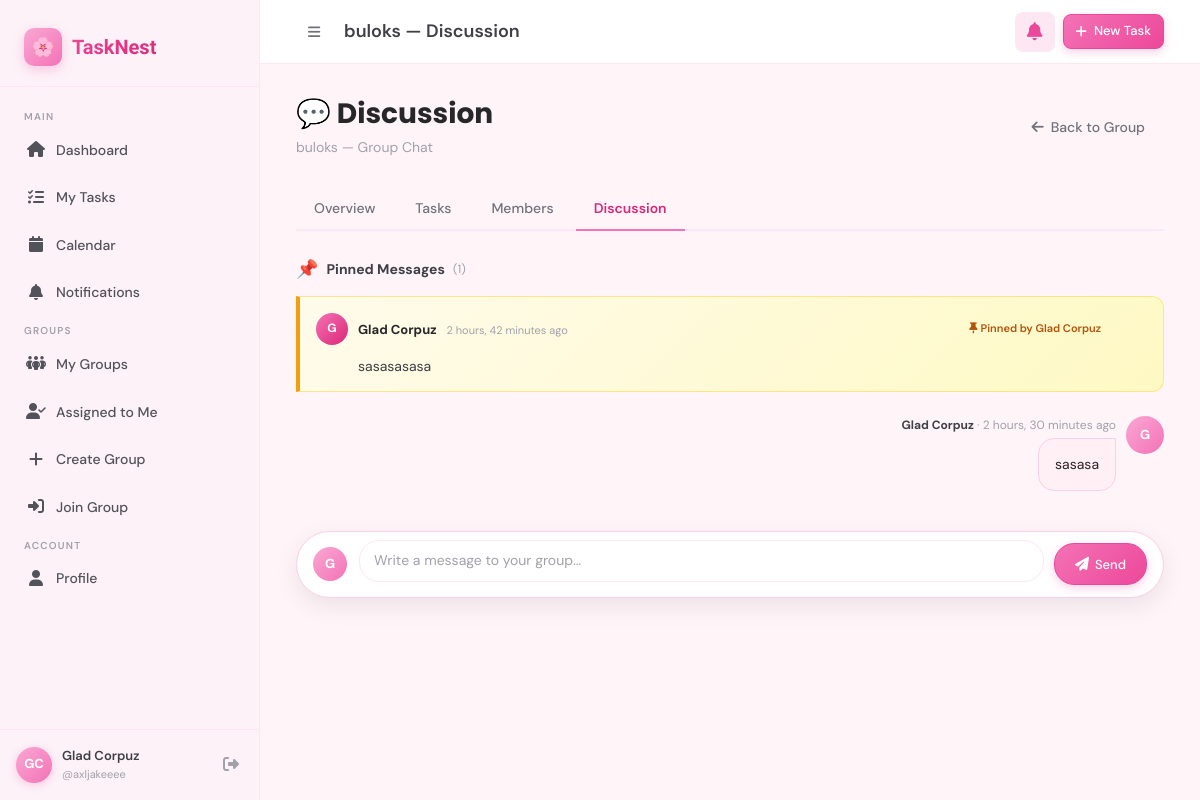
Page /groups/1/discussion/ (signed in) on the committed database.
### accounts/models.py (models this page shows, shortened)
class Profile(models.Model):
    user = models.OneToOneField(User, on_delete=models.CASCADE, related_name='profile')
    avatar_color = models.CharField(max_length=20, default='#f9a8d4')
    bio = models.TextField(blank=True)
    created_at = models.DateTimeField(auto_now_add=True)
    def get_initials(self):
        name = self.user.get_full_name()
        if name:
            parts = name.split()
            return ''.join([p[0].upper() for p in parts[:2]])
        return self.user.username[:2].upper()

### groups_app/models.py (models this page shows, shortened)
class Group(models.Model):
    name = models.CharField(max_length=100)
    description = models.TextField(blank=True)
    created_by = models.ForeignKey(User, on_delete=models.CASCADE, related_name='created_groups')
    invite_code = models.CharField(max_length=12, unique=True, editable=False)
    created_at = models.DateTimeField(auto_now_add=True)
    cover_color = models.CharField(max_length=20, default='#fda4af')
    class Meta:
        ordering = ['-created_at']

class Message(models.Model):
    discussion = models.ForeignKey(Discussion, on_delete=models.CASCADE, related_name='messages')
    author = models.ForeignKey(User, on_delete=models.CASCADE, related_name='group_messages')
    content = models.TextField()
    is_pinned = models.BooleanField(default=False)
    pinned_by = models.ForeignKey(
        User, on_delete=models.SET_NULL, null=True, blank=True, related_name='pinned_messages'
    )
    parent = models.ForeignKey(
        'self', on_delete=models.CASCADE, null=True, blank=True, related_name='replies'
    )
    created_at = models.DateTimeField(auto_now_add=True)
    updated_at = models.DateTimeField(auto_now=True)
    class Meta:
        ordering = ['-is_pinned', 'created_at']

### groups_app/views.py (the view, shortened to what this page needs)
# urls.py: path('<int:pk>/discussion/', views.discussion_view, name='discussion'),
@login_required
def discussion_view(request, pk):
    group = get_object_or_404(Group, pk=pk)
    membership = _get_membership(request.user, group)
    if not membership:
        return redirect('group_list')
    discussion, _ = Discussion.objects.get_or_create(group=group)
    pinned = Message.objects.filter(
        discussion=discussion, is_pinned=True, parent=None
    ).select_related('author').order_by('created_at')
    all_messages = Message.objects.filter(
        discussion=discussion, parent=None
    ).select_related('author').prefetch_related(
        'replies', 'replies__author'
    ).order_by('created_at')
    main_messages = all_messages.filter(is_pinned=False)
    form = MessageForm()
    reply_form = ReplyForm()
    context = {
        'group': group,
        'membership': membership,
        'is_admin': membership.role == 'admin',
        'pinned_messages': pinned,
        'main_messages': main_messages,
        'form': form,
        'reply_form': reply_form,
    }
    return render(request, 'groups_app/discussion.html', context)

### groups_app/forms.py
class MessageForm(forms.ModelForm):
    class Meta:
        model = Message
        fields = ['content']
        widgets = {
            'content': forms.Textarea(attrs={
                'class': 'form-control',
                'rows': 2,
                'placeholder': 'Write a message to your group...',
            })
        }

class ReplyForm(forms.ModelForm):
    class Meta:
        model = Message
        fields = ['content']
        widgets = {
            'content': forms.Textarea(attrs={
                'class': 'form-control',
                'rows': 2,
                'placeholder': 'Write a reply...',
            })
        }

### groups_app/views.py (called while the page is built)
def _get_membership(user, group):
    return GroupMembership.objects.filter(user=user, group=group).first()

### tasks/context_processors.py (called while the page is built)
def notifications_processor(request):
    if request.user.is_authenticated:
        unread_count = Notification.objects.filter(user=request.user, is_read=False).count()
        recent_notifications = Notification.objects.filter(user=request.user)[:5]
        today = timezone.now().date()
        upcoming = Task.objects.filter(
            user=request.user,
            due_date__gte=today,
            due_date__lte=today + timezone.timedelta(days=3),
            status__in=['pending', 'ongoing']
        ).order_by('due_date')[:3]
        return {
            'unread_notif_count': unread_count,
            'recent_notifications': recent_notifications,
            'upcoming_tasks': upcoming,
        }
    return {}

### templates/groups_app/discussion.html (shortened to what this page needs)
{% extends 'base.html' %}
{% block topbar_title %}{{ group.name }} — Discussion{% endblock %}
{% block content %}
<div class="page-header">
  <div class="page-header-left">
    <h1 class="page-title">💬 Discussion</h1>
    <p class="page-subtitle">{{ group.name }} — Group Chat</p>
  </div>
  <a href="{% url 'group_detail' group.pk %}" class="btn btn-ghost">
    <i class="fa-solid fa-arrow-left"></i> Back to Group
  </a>
</div>
<div class="tab-nav" style="margin-bottom:24px;">
  <a href="{% url 'group_detail' group.pk %}" class="tab-btn">Overview</a>
  <a href="{% url 'group_task_list' group.pk %}" class="tab-btn">Tasks</a>
  <a href="{% url 'group_members' group.pk %}" class="tab-btn">Members</a>
  <a href="{% url 'discussion' group.pk %}" class="tab-btn active">Discussion</a>
</div>
{% if pinned_messages %}
<div style="margin-bottom:24px;">
  <div style="display:flex;align-items:center;gap:8px;margin-bottom:12px;">
    <span style="font-size:18px;">📌</span>
    <span style="font-size:14px;font-weight:700;color:var(--gray-700);">Pinned Messages</span>
    <span style="font-size:12px;color:var(--text-muted);">({{ pinned_messages.count }})</span>
  </div>
  {% for msg in pinned_messages %}
  <div class="pin-strip" style="margin-bottom:10px;">
    <div style="display:flex;align-items:center;gap:10px;margin-bottom:8px;">
      <div style="width:32px;height:32px;background:linear-gradient(135deg,var(--bloom),var(--pink-600));border-radius:50%;display:flex;align-items:center;justify-content:center;font-size:12px;font-weight:700;color:white;flex-shrink:0;">
        {{ msg.author.first_name|first|default:msg.author.username|first|upper }}
      </div>
      <div>
        <span style="font-size:13px;font-weight:700;color:var(--gray-800);">{{ msg.author.get_full_name|default:msg.author.username }}</span>
        <span style="font-size:11px;color:var(--text-muted);margin-left:6px;">{{ msg.created_at|timesince }} ago</span>
      </div>
      <span style="margin-left:auto;font-size:11px;color:#b45309;font-weight:600;display:flex;align-items:center;gap:3px;">
        <i class="fa-solid fa-thumbtack"></i> Pinned by {{ msg.pinned_by.get_full_name|default:msg.pinned_by.username }}
      </span>
      {% if is_admin %}
      <form method="post" style="margin:0;">
        <button type="submit" class="btn btn-ghost btn-sm btn-icon" title="Unpin">
        </button>
      </form>
      {% endif %}
    </div>
    <div style="font-size:14px;color:var(--gray-700);line-height:1.6;padding-left:42px;">{{ msg.content }}</div>
  </div>
  {% endfor %}
</div>
{% endif %}
<div style="margin-bottom: 24px;">
  {% if main_messages %}
    {% for msg in main_messages %}
    <div style="display:flex;align-items:flex-start;gap:10px;margin-bottom:18px;{% if msg.author == request.user %}flex-direction:row-reverse;{% endif %}">
      <div style="width:38px;height:38px;background:{% if msg.author == request.user %}linear-gradient(135deg,var(--blossom),var(--bloom)){% else %}var(--petal){% endif %};border-radius:50%;display:flex;align-items:center;justify-content:center;font-size:13px;font-weight:700;color:{% if msg.author == request.user %}white{% else %}var(--pink-600){% endif %};flex-shrink:0;">
        {{ msg.author.first_name|first|default:msg.author.username|first|upper }}
      </div>
      <div style="max-width:70%;{% if msg.author == request.user %}align-items:flex-end;{% endif %}display:flex;flex-direction:column;gap:2px;">
        <div style="font-size:12px;color:var(--text-muted);{% if msg.author == request.user %}text-align:right;{% endif %}">
          <strong style="color:var(--gray-700);">{{ msg.author.get_full_name|default:msg.author.username }}</strong>
          &middot; {{ msg.created_at|timesince }} ago
        </div>
        <div class="msg-bubble {% if msg.author == request.user %}mine{% endif %}">
          <div style="font-size:14px;color:var(--gray-800);line-height:1.65;white-space:pre-wrap;">{{ msg.content }}</div>
        </div>
      </div>
    </div>
    {% endfor %}
  {% else %}
  <div class="empty-state">
    <div class="empty-state-icon">💬</div>
    <h3>No messages yet</h3>
    <p>Be the first to post something in {{ group.name }}!</p>
  </div>
  {% endif %}
</div>
<div class="chat-input-wrapper">
  <div style="width:34px;height:34px;background:linear-gradient(135deg,var(--blossom),var(--bloom));border-radius:50%;display:flex;align-items:center;justify-content:center;font-size:13px;font-weight:700;color:white;flex-shrink:0;">
    {{ request.user.first_name|first|default:request.user.username|first|upper }}
  </div>
  <form method="post" class="chat-form">
    <div style="flex:1; position: relative;">
      {{ form.content }}
    </div>
    <button type="submit" class="btn btn-primary btn-send">
      <i class="fa-solid fa-paper-plane"></i> <span style="font-size: 13px;">Send</span>
    </button>
  </form>
</div>
{% endblock %}

### templates/base.html (shortened to what this page needs)
<!DOCTYPE html>
<html lang="en">
<head>
  {% load static %}
  <link rel="stylesheet" href="{% static 'css/main.css' %}">
  <link rel="stylesheet" href="https://cdnjs.cloudflare.com/ajax/libs/font-awesome/6.5.0/css/all.min.css">
</head>
<body>
<div class="app-wrapper">
  <aside class="sidebar" id="sidebar">
    <div class="sidebar-logo">
      <div class="logo-mark">
        <div class="logo-icon">🌸</div>
        <span class="logo-text">TaskNest</span>
      </div>
    </div>
    <nav class="sidebar-nav">
      <span class="nav-section-label">Main</span>
      <a href="{% url 'dashboard' %}" class="nav-item {% if request.resolver_match.url_name == 'dashboard' %}active{% endif %}">
        <span class="nav-icon"><i class="fa-solid fa-house"></i></span>
        Dashboard
      </a>
      <a href="{% url 'task_list' %}" class="nav-item {% if request.resolver_match.url_name == 'task_list' %}active{% endif %}">
        <span class="nav-icon"><i class="fa-solid fa-list-check"></i></span>
        My Tasks
      </a>
      <a href="{% url 'calendar' %}" class="nav-item {% if request.resolver_match.url_name == 'calendar' %}active{% endif %}">
        <span class="nav-icon"><i class="fa-solid fa-calendar"></i></span>
        Calendar
      </a>
      <a href="{% url 'notifications' %}" class="nav-item {% if request.resolver_match.url_name == 'notifications' %}active{% endif %}">
        <span class="nav-icon"><i class="fa-solid fa-bell"></i></span>
        Notifications
      </a>
      <span class="nav-section-label">Groups</span>
      <a href="{% url 'group_list' %}" class="nav-item {% if 'group' in request.resolver_match.url_name and request.resolver_match.url_name != 'assigned_tasks' %}active{% endif %}">
        <span class="nav-icon"><i class="fa-solid fa-people-group"></i></span>
        My Groups
      </a>
      <a href="{% url 'assigned_tasks' %}" class="nav-item {% if request.resolver_match.url_name == 'assigned_tasks' %}active{% endif %}">
        <span class="nav-icon"><i class="fa-solid fa-user-check"></i></span>
        Assigned to Me
      </a>
      <a href="{% url 'group_create' %}" class="nav-item {% if request.resolver_match.url_name == 'group_create' %}active{% endif %}">
        <span class="nav-icon"><i class="fa-solid fa-plus"></i></span>
        Create Group
      </a>
      <a href="{% url 'group_join' %}" class="nav-item {% if request.resolver_match.url_name == 'group_join' %}active{% endif %}">
        <span class="nav-icon"><i class="fa-solid fa-right-to-bracket"></i></span>
        Join Group
      </a>
      <span class="nav-section-label">Account</span>
      <a href="{% url 'profile' %}" class="nav-item {% if request.resolver_match.url_name == 'profile' %}active{% endif %}">
        <span class="nav-icon"><i class="fa-solid fa-user"></i></span>
        Profile
      </a>
    </nav>
    <div class="sidebar-user">
      <div class="user-avatar">
        {% if request.user.profile %}{{ request.user.profile.get_initials }}{% else %}{{ request.user.username|slice:":2"|upper }}{% endif %}
      </div>
      <div class="user-info">
        <div class="user-name">{{ request.user.get_full_name|default:request.user.username }}</div>
        <div class="user-role">@{{ request.user.username }}</div>
      </div>
      <a href="{% url 'logout' %}" class="sidebar-logout" title="Logout">
        <i class="fa-solid fa-right-from-bracket"></i>
      </a>
    </div>
  </aside>
  <div class="main-content">
    <header class="topbar">
      <div class="flex items-center gap-3">
        <button class="btn btn-ghost btn-icon d-lg-none" id="sidebarToggle">
          <i class="fa-solid fa-bars"></i>
        </button>
        <span class="topbar-title">{% block topbar_title %}TaskNest{% endblock %}</span>
      </div>
      <div class="topbar-actions">
        <a href="{% url 'notifications' %}" class="notif-btn">
          <i class="fa-solid fa-bell"></i>
        </a>
        <a href="{% url 'task_create' %}" class="btn btn-primary btn-sm">
          <i class="fa-solid fa-plus"></i> New Task
        </a>
      </div>
    </header>
    <div class="page-body">
      {% block content %}{% endblock %}
    </div>
  </div>
</div>
</body>
</html>

### templates/groups_app/discussion.html (style rules this page uses)
.msg-bubble { background: var(--white); border: 1.5px solid var(--border); border-radius: 0 16px 16px 16px; padding: 14px 16px; position: relative; transition: border-color .2s; }
.msg-bubble.mine { background: var(--pink-50); border-color: var(--petal); border-radius: 16px 0 16px 16px; }
.pin-strip { background: linear-gradient(135deg, #fffbeb, #fef9c3); border: 1.5px solid #fde68a; border-left: 4px solid #f59e0b; border-radius: 0 12px 12px 0; padding: 14px 16px; position: relative; }
.chat-input-wrapper { position: sticky; bottom: 20px; background: var(--white); border: 1.5px solid var(--petal); border-radius: 50px; padding: 8px 16px; box-shadow: 0 8px 24px rgba(0,0,0,0.08); z-index: 100; margin-bottom: 24px; display: flex; align-items: center; gap: 12px; }
.chat-form { flex: 1; display: flex; align-items: center; gap: 10px; margin: 0; }
.chat-form textarea { flex: 1; height: 42px !important; min-height: 42px !important; margin: 0 !important; padding: 10px 14px !important; border-radius: 20px !important; resize: none; border: 1px solid var(--border); }
.btn-send { height: 42px; border-radius: 20px; padding: 0 20px; display: flex; align-items: center; gap: 6px; }

### rows in the picture
Group: name "buloks"
Message: author.first_name|first "G", author.get_full_name "Glad Corpuz", created_at "2 hours, 42 minutes", pinned_by.get_full_name "Glad Corpuz", content "sasasasasa"
Message: author.first_name|first "G", author.get_full_name "Glad Corpuz", created_at "2 hours, 30 minutes", content "sasasa"

### other values in the picture
{{ request.user.profile.get_initials }} "GC"
{{ request.user.get_full_name|default:request.user.username }} "Glad Corpuz"
{{ request.user.username }} "axljakeeee"
{{ pinned_messages.count }} "1"
